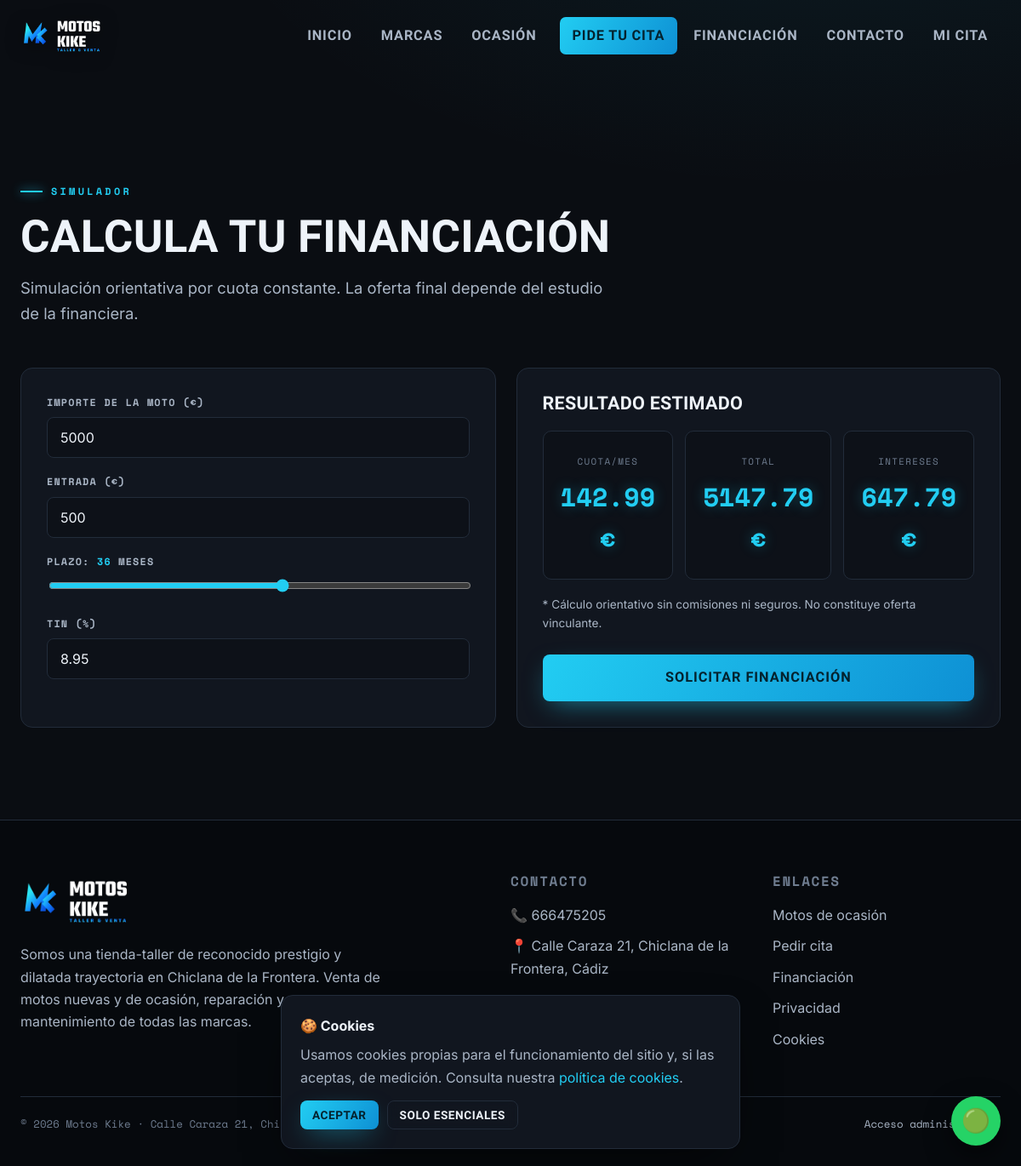
/financiacion, run on the app's committed database.
### models.py (models this page shows)
class Section(db.Model):
    slug = db.Column(db.String(40), primary_key=True)
    label = db.Column(db.String(80))
    visible = db.Column(db.Boolean, default=True)
    order = db.Column(db.Integer, default=0)

class Setting(db.Model):
    key = db.Column(db.String(80), primary_key=True)
    value = db.Column(db.Text, default="")

### app.py (the view)
@app.route("/financiacion")
def financiacion():
    return render_template("financiacion.html")

### app.py (called while the page is built)
def get_settings():
    s = dict(DEFAULT_SETTINGS)
    for row in Setting.query.all():
        s[row.key] = row.value
    return s

def visible_sections():
    return Section.query.filter_by(visible=True).order_by(Section.order).all()

@app.context_processor
def inject_globals():
    return {"S": get_settings(), "nav": visible_sections(),
            "section_visible": {s.slug for s in visible_sections()},
            "year": datetime.now().year}

### templates/financiacion.html (shortened to what this page needs)
{% extends "base.html" %}
{% block content %}
<section class="section">
  <div class="container">
    <div class="section-head reveal"><span class="eyebrow">Simulador</span><h2>Calcula tu financiación</h2>
      <p class="lead">Simulación orientativa por cuota constante. La oferta final depende del estudio de la financiera.</p></div>
    <div class="grid g2 reveal" style="gap:24px">
      <div class="panel">
        <div class="field"><label>Importe de la moto (€)</label><input id="amount" type="number" value="5000" oninput="calcFin()"></div>
        <div class="field"><label>Entrada (€)</label><input id="down" type="number" value="500" oninput="calcFin()"></div>
        <div class="field"><label>Plazo: <span id="monthsVal" class="range-val">36</span> meses</label>
          <input id="months" type="range" min="6" max="{{ S.fin_max_months }}" step="6" value="36" oninput="calcFin()"></div>
        <div class="field"><label>TIN (%)</label><input id="tin" type="number" step="0.01" value="{{ S.fin_tin }}" oninput="calcFin()"></div>
      </div>
      <div class="panel">
        <h3>Resultado estimado</h3>
        <div class="fin-result">
          <div class="fin-box"><span class="k">Cuota/mes</span><b id="rCuota">–</b></div>
          <div class="fin-box"><span class="k">Total</span><b id="rTotal">–</b></div>
          <div class="fin-box"><span class="k">Intereses</span><b id="rInt">–</b></div>
        </div>
        <p class="muted" style="margin-top:18px;font-size:.85rem">* Cálculo orientativo sin comisiones ni seguros. No constituye oferta vinculante.</p>
        <a class="btn primary wide" href="/contacto" style="margin-top:10px">Solicitar financiación</a>
      </div>
    </div>
  </div>
</section>
{% endblock %}

### templates/base.html (shortened to what this page needs)
<!doctype html>
<html lang="es">
<head>
<link rel="stylesheet" href="{{ url_for('static', filename='css/style.css') }}">
</head>
<body>
<header class="nav">
  <div class="container nav-inner">
    <a class="brand" href="/"><img src="{{ url_for('static', filename='img/logo.png') }}" alt="{{ S.shop_name }}"></a>
    <nav class="menu" id="menu">
      {% for s in nav %}
        {% if s.slug=='inicio' %}<a href="/">Inicio</a>
        {% elif s.slug=='cita' %}<a class="cta" href="/cita">{{ s.label }}</a>
        {% elif s.slug=='financiacion' %}<a href="/financiacion">{{ s.label }}</a>
        {% else %}<a href="/{{ s.slug }}">{{ s.label }}</a>{% endif %}
      {% endfor %}
      <a href="/mi-cita">Mi cita</a>
    </nav>
  </div>
</header>
<main>
  <div class="container" style="padding-top:14px">
  </div>
  {% block content %}{% endblock %}
</main>
<footer>
  <div class="container">
    <div class="foot-grid">
      <div>
        <img src="{{ url_for('static', filename='img/logo.png') }}" style="height:62px;margin-bottom:18px">
        <p class="desc">{{ S.about }}</p>
      </div>
      <div>
        <h4>Contacto</h4>
        <a href="tel:{{ S.phone }}">📞 {{ S.phone }}</a>
        <a href="{{ S.maps_url }}" target="_blank">📍 {{ S.address }}</a>
      </div>
      <div>
        <h4>Enlaces</h4>
        <a href="/ocasion">Motos de ocasión</a>
        <a href="/cita">Pedir cita</a>
        <a href="/financiacion">Financiación</a>
        <a href="/privacidad">Privacidad</a>
        <a href="/cookies">Cookies</a>
      </div>
    </div>
    <div class="copy">
      <span>© {{ year }} {{ S.shop_name }} · Calle Caraza 21, Chiclana de la Frontera (Cádiz)</span>
      <span><a href="/admin">Acceso administración</a></span>
    </div>
  </div>
</footer>
{% if S.whatsapp %}<a class="wa" href="https://wa.me/34{{ S.whatsapp }}" target="_blank" aria-label="WhatsApp">🟢</a>{% endif %}
{% if S.use_cookies=='1' %}
<div class="cookie" id="cookieBanner">
  <b>🍪 Cookies</b>
  <p class="muted" style="margin:8px 0 0">Usamos cookies propias para el funcionamiento del sitio y, si las aceptas, de medición. Consulta nuestra <a href="/cookies">política de cookies</a>.</p>
  <div class="row">
    <button class="btn primary sm" onclick="acceptCookies('all')">Aceptar</button>
    <button class="btn ghost sm" onclick="acceptCookies('essential')">Solo esenciales</button>
  </div>
</div>
{% endif %}
</body>
</html>

### data on the page
Section: shows "INICIO"
Section: label "MARCAS"
Section: label "OCASIÓN"
Section: label "PIDE TU CITA"
Section: label "FINANCIACIÓN"
Section: label "CONTACTO"
Setting: fin_tin "8.95"
Setting: about "Somos una tienda-taller de reconocido prestigio y dilatada trayectoria en Chiclana de la Frontera. Venta de motos nuevas y de ocasión, reparación y mantenimiento de todas las marcas."
Setting: phone "666475205"
Setting: address "Calle Caraza 21, Chiclana de la Frontera, Cádiz"
Setting: shop_name "Motos Kike"
